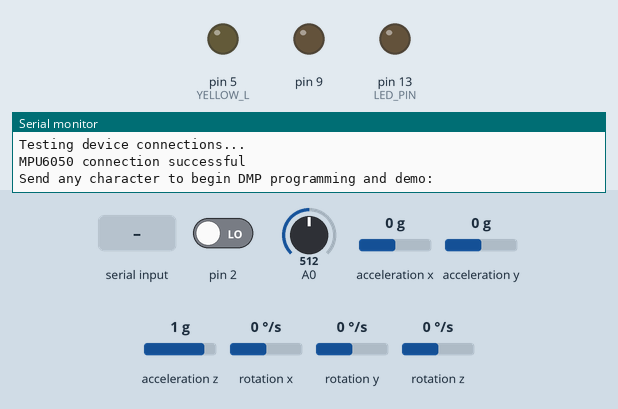
Simulated run of this sketch. Board: Arduino Uno, built with avr-gcc and run on an emulated ATmega328P. On the bench: output pins drawn as LEDs (lit = HIGH), the last lines printed to the serial monitor. The test bench sets the inputs (shaded band); at power-on: A0 = 512, pin 2 LOW, acceleration x 0 g, acceleration y 0 g, acceleration z 1 g, rotation x 0 °/s, rotation y 0 °/s, rotation z 0 °/s. The sensor or clock chip raises its interrupt line as the real part does.

Above: at 0.9 s.
1.0 s: "1" received over Serial
At 2.5 s:
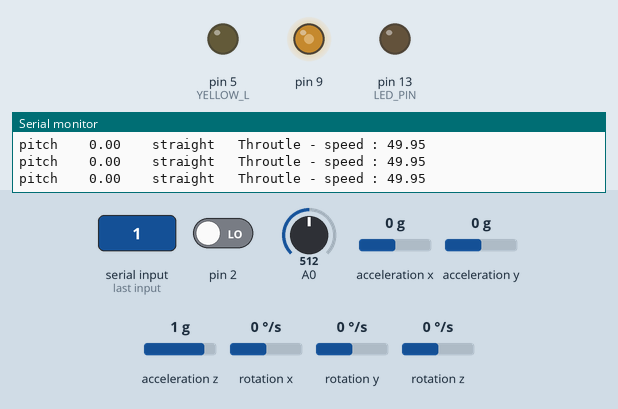
3.0 s: A0 set to 306
At 3.8 s:
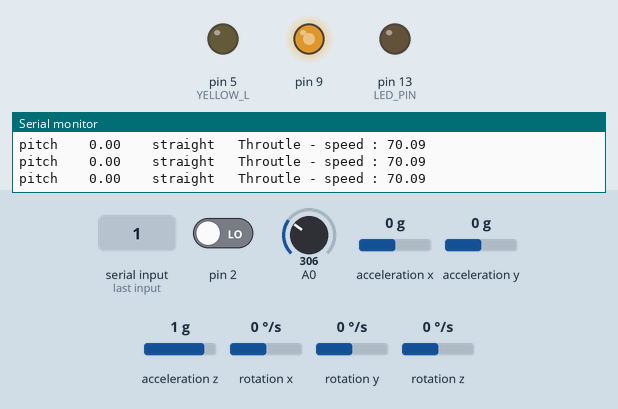
4.5 s: A0 set to 70
At 5.5 s:
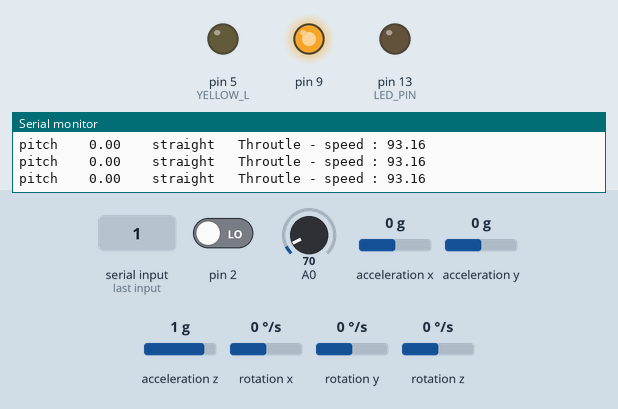
7.7 s: A0 set to 992
At 8.7 s:
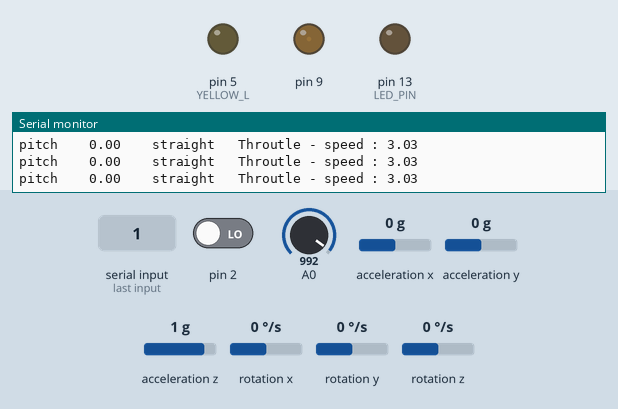
Timing chart, 0 to 10.7 s (numbered marks = the images above; inputs shaded):
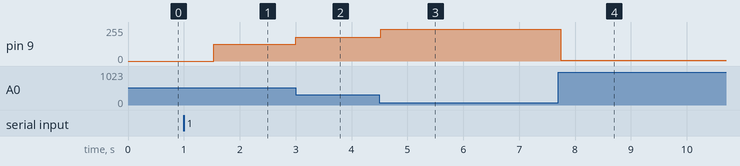

Measured:
- after the input at 1.0 s, pin 9: 0/255 → 127/255 after 0.53 s
- after the input at 3.0 s, pin 9: 127/255 → 178/255 at once
- after the input at 4.5 s, pin 9: 178/255 → 237/255 at once
- after the input at 7.7 s, pin 9: 237/255 → 7/255 at once

The sketch:

gyro+potentiometer+bluetooth.ino
```cpp
/*void setup() {
	// initialize serial communication at 9600 bits per second:
	Serial.begin(9600);
	Serial.println("START - move slider");
}

// the loop routine runs over and over again forever:
void loop() {
	// read the input on analog pin 0:
	int sensorValue = analogRead(A0);
	// print out the value you read:
	double light_strength = (1 - (double)sensorValue / 1023) * 255;
	analogWrite(9, light_strength);
}*/

#include <SoftwareSerial.h>
#include "I2Cdev.h"

#include "MPU6050_6Axis_MotionApps20.h"
// Arduino Wire library is required if I2Cdev I2CDEV_ARDUINO_WIRE implementation
// is used in I2Cdev.h
#if I2CDEV_IMPLEMENTATION == I2CDEV_ARDUINO_WIRE
#include "Wire.h"
#endif

MPU6050 mpu;

#define SAMPLE_SIZE 5
#define OUT_OF_BOUNDS -1000
int MAX_ANGLE = 80;
int MIN_ANGLE = -80;
int ANGLE_RANGE = 160;
int CENTER_OFFSET = 0;
bool CALIBRATION_FLAG = true;
#define MARGEN_PERCENTAGE 0.05
#define STEERING_MARGEN 0.1


int lastdirection;
int lastsamples[SAMPLE_SIZE];
int Insertindex = 0;

#define YELLOW_R 7
#define YELLOW_L 5
#define RED_M	6
#define LED_PIN 13 // (Arduino is 13, Teensy is 11, Teensy++ is 6)
bool blinkState = false;

// MPU control/status vars
bool dmpReady = false;  // set true if DMP init was successful
uint8_t mpuIntStatus;   // holds actual interrupt status byte from MPU
uint8_t devStatus;      // return status after each device operation (0 = success, !0 = error)
uint16_t packetSize;    // expected DMP packet size (default is 42 bytes)
uint16_t fifoCount;     // count of all bytes currently in FIFO
uint8_t fifoBuffer[64]; // FIFO storage buffer

						// orientation/motion vars
Quaternion q;           // [w, x, y, z]         quaternion container
VectorFloat gravity;    // [x, y, z]            gravity vector
float ypr[3];           // [yaw, pitch, roll]   yaw/pitch/roll container and gravity vector

volatile bool mpuInterrupt = false;     // indicates whether MPU interrupt pin has gone high
void dmpDataReady() {
	mpuInterrupt = true;
}

SoftwareSerial blSerial(7,6); //TX,RX

void setup() {

	// join I2C bus (I2Cdev library doesn't do this automatically)
#if I2CDEV_IMPLEMENTATION == I2CDEV_ARDUINO_WIRE
	Wire.begin();
	TWBR = 24; // 400kHz I2C clock (200kHz if CPU is 8MHz)
#elif I2CDEV_IMPLEMENTATION == I2CDEV_BUILTIN_FASTWIRE
	Fastwire::setup(400, true);
#endif

	// initialize serial communication
	// (115200 chosen because it is required for Teapot Demo output, but it's
	// really up to you depending on your project)
	blSerial.begin(9600);
	Serial.begin(115200);
	while (!Serial); // wait for Leonardo enumeration, others continue immediately

	 // initialize device
	Serial.println(F("Initializing I2C devices..."));
	mpu.initialize();

	// verify connection
	Serial.println(F("Testing device connections..."));
	Serial.println(mpu.testConnection() ? F("MPU6050 connection successful") : F("MPU6050 connection failed"));


	// wait for ready
	Serial.println(F("\nSend any character to begin DMP programming and demo: "));
	while (Serial.available() && Serial.read()); // empty buffer
	while (!Serial.available());                 // wait for data
	while (Serial.available() && Serial.read()); // empty buffer again

												 // load and configure the DMP
	Serial.println(F("Initializing DMP..."));
	devStatus = mpu.dmpInitialize();

	// supply your own gyro offsets here, scaled for min sensitivity
	mpu.setXGyroOffset(220);
	mpu.setYGyroOffset(76);
	mpu.setZGyroOffset(-85);
	mpu.setZAccelOffset(1788); // 1688 factory default for my test chip

							   // make sure it worked (returns 0 if so)
	if (devStatus == 0) {
		// turn on the DMP, now that it's ready
		Serial.println(F("Enabling DMP..."));
		mpu.setDMPEnabled(true);

		// enable Arduino interrupt detection
		Serial.println(F("Enabling interrupt detection (Arduino external interrupt 0)..."));
		attachInterrupt(0, dmpDataReady, RISING);
		mpuIntStatus = mpu.getIntStatus();

		// set our DMP Ready flag so the main loop() function knows it's okay to use it
		Serial.println(F("DMP ready! Waiting for first interrupt..."));
		dmpReady = true;

		// get expected DMP packet size for later comparison
		packetSize = mpu.dmpGetFIFOPacketSize();
	}
	else {
		// ERROR!
		// 1 = initial memory load failed
		// 2 = DMP configuration updates failed
		// (if it's going to break, usually the code will be 1)
		Serial.print(F("DMP Initialization failed (code "));
		Serial.print(devStatus);
		Serial.println(F(")"));
	}

	// configure LED for output
	pinMode(LED_PIN, OUTPUT);
	pinMode(YELLOW_L, OUTPUT);
	pinMode(RED_M, OUTPUT);
	pinMode(YELLOW_R, OUTPUT);

	for (int i = 0; i < 5; i++)
		lastsamples[i] = OUT_OF_BOUNDS;

	lastdirection = OUT_OF_BOUNDS;

}


/*String getDirection(int direction, int max_angle, int min_angle, int center_offset) {
	int max = max_angle + center_offset;
	int min = min_angle + center_offset;
	if (direction > max)
		direction = max;
	if (direction < min)
		direction = min;

	String output = "";
	if (direction - center_offset > STEERING_MARGEN * (max - min)) {

		output = "right ";
		output.concat((double)direction / (max - center_offset));
	}
	else if (direction - center_offset < -STEERING_MARGEN * (max - min)) {
		output += "left ";
		output.concat((double)direction / (center_offset - min));
	}
	else {
		output += "straight ";
	}

	return output;

}*/

String getDirection(int direction) {


	String output = "";
	if (direction  >  CENTER_OFFSET + (STEERING_MARGEN * ANGLE_RANGE)) {

		output = "right ";
		output.concat((double)(direction - CENTER_OFFSET) / (ANGLE_RANGE/2));
	}
	else if (direction < CENTER_OFFSET - (STEERING_MARGEN * ANGLE_RANGE)) {
		output += "left ";
		output.concat((double) (direction - CENTER_OFFSET) / (ANGLE_RANGE / 2));
	}
	else {
		output += "straight ";
	}

	return output;

}

void loop() {
	// if programming failed, don't try to do anything
	if (!dmpReady) return;

	// wait for MPU interrupt or extra packet(s) available
	while (!mpuInterrupt && fifoCount < packetSize) {
		// other program behavior stuff here
		// .
		// .
		// .
		// if you are really paranoid you can frequently test in between other
		// stuff to see if mpuInterrupt is true, and if so, "break;" from the
		// while() loop to immediately process the MPU data
		// .
		// .
		// .
	}

	// reset interrupt flag and get INT_STATUS byte
	mpuInterrupt = false;
	mpuIntStatus = mpu.getIntStatus();

	// get current FIFO count
	fifoCount = mpu.getFIFOCount();

	// check for overflow (this should never happen unless our code is too inefficient)
	if ((mpuIntStatus & 0x10) || fifoCount == 1024) {
		// reset so we can continue cleanly
		mpu.resetFIFO();
		Serial.println(F("FIFO overflow!"));

		// otherwise, check for DMP data ready interrupt (this should happen frequently)
	}
	else if (mpuIntStatus & 0x02) {
		// wait for correct available data length, should be a VERY short wait
		while (fifoCount < packetSize) fifoCount = mpu.getFIFOCount();

		// read a packet from FIFO
		mpu.getFIFOBytes(fifoBuffer, packetSize);

		// track FIFO count here in case there is > 1 packet available
		// (this lets us immediately read more without waiting for an interrupt)
		fifoCount -= packetSize;


		// put your main code here, to run repeatedly:
		mpu.dmpGetQuaternion(&q, fifoBuffer);
		mpu.dmpGetGravity(&gravity, &q);
		mpu.dmpGetYawPitchRoll(ypr, &q, &gravity);

		ypr[0] = ypr[0] * 180 / M_PI;
		ypr[1] = ypr[1] * 180 / M_PI;
		ypr[2] = ypr[2] * 180 / M_PI;

		lastsamples[Insertindex] = ypr[1];
		Insertindex = (Insertindex + 1) % SAMPLE_SIZE;
		int max = (lastsamples[0] > lastsamples[1]) ? lastsamples[0] : lastsamples[1];
		int min = (lastsamples[0] < lastsamples[1]) ? lastsamples[0] : lastsamples[1];

		for (int i = 2; i < SAMPLE_SIZE; i++) {
			if (lastsamples[i] > max)
				max = lastsamples[i];
			if (lastsamples[i] < min)
				min = lastsamples[i];
		}

		Serial.print("pitch		");
		Serial.print(ypr[1]);
		Serial.print("		");
		if (abs(max - min) < MARGEN_PERCENTAGE*(MAX_ANGLE - MIN_ANGLE)) {
			//Serial.print("        current angle      ");
			//Serial.print(lastsamples[SAMPLE_SIZE - 1]);
			if (abs(lastdirection - lastsamples[SAMPLE_SIZE - 1]) > STEERING_MARGEN*(MAX_ANGLE - MIN_ANGLE)) {
				lastdirection = lastsamples[SAMPLE_SIZE - 1];
				Serial.print("      direction     ");
				Serial.println(lastdirection);
			}
			else {
				//	Serial.println("");
			}


		}
		else {
			//Serial.println("");
		}

		Serial.print(getDirection(lastdirection));
		blSerial.print(getDirection(lastdirection));

	}
	// slider part start
	// read the input on analog pin 0:
	int sensorValue = analogRead(A0);
	// print out the value you read:
	double power_percentage = (1 - (double)sensorValue / 1023);
	double light_strength = power_percentage * 255;
	analogWrite(9, light_strength);
	Serial.println("	Throutle - speed : " + String(power_percentage*100));
	blSerial.println("	Throutle - speed : " + String(power_percentage*100));
	// slider part end

}
```
